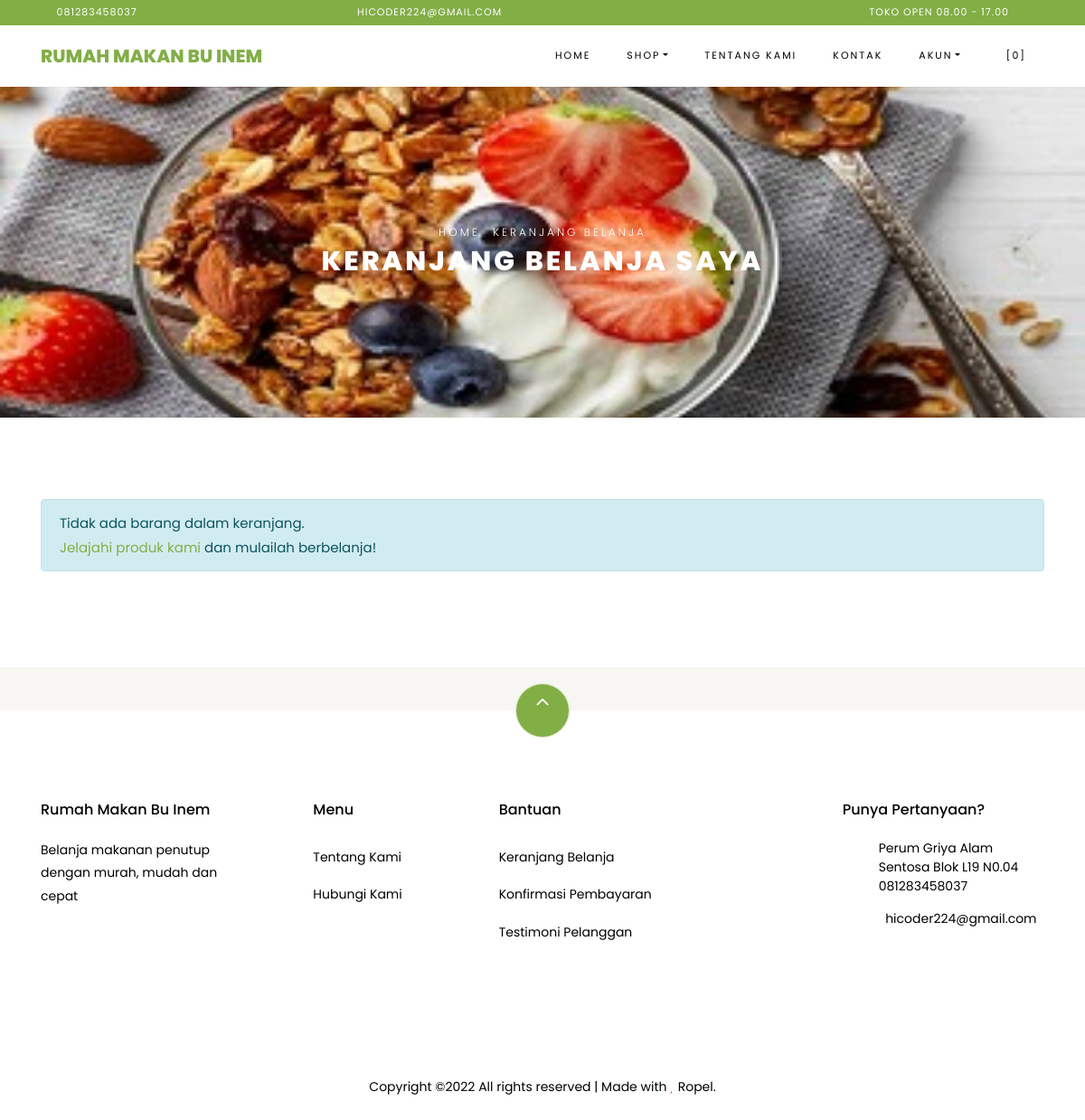
The app's page /index.php/shop/cart with its own data.
### tables this page shows
CREATE TABLE `settings` (
  `id` int(10) NOT NULL,
  `key` varchar(32) NOT NULL,
  `content` text NOT NULL
);

### application/views/themes/vegefoods/shop/cart.php (the view, shortened to what the rows shown need)
<div class="hero-wrap hero-bread" style="background-image: url('<?php echo get_theme_uri('images/bg_10.jpg'); ?>');">
  <div class="container">
    <div class="row no-gutters slider-text align-items-center justify-content-center">
      <div class="col-md-9 ftco-animate text-center">
        <p class="breadcrumbs"><span class="mr-2"><?php echo anchor(base_url(), 'Home'); ?></span> <span>Keranjang Belanja</span></p>
        <h1 class="mb-0 bread">Keranjang Belanja Saya</h1>
      </div>
    </div>
  </div>
</div>
<section class="ftco-section ftco-Keranjang Belanja">
  <div class="container">
    <?php if (count($carts) > 0) : ?>
      <form action="<?php echo site_url('shop/checkout'); ?>" method="POST">
        <div class="row">
          <div class="col-md-12 ftco-animate">
            <div class="cart-list">
              <table class="table">
                <thead class="thead-primary">
                  <tr class="text-center">
                    <th>Aksi</th>
                    <th>&nbsp;</th>
                    <th>Produk</th>
                    <th>Harga</th>
                    <th>Kuantitas</th>
                    <th>Sub Total</th>
                  </tr>
                </thead>
                <tbody>
                  <?php $i = 0;
                  foreach ($carts as $item) : ?>
                    <tr class="text-center cart-<?php echo $item['rowid']; ?>">
                      <td class="product-remove"><a href="#" class="remove-item" data-rowid="<?php echo $item['rowid']; ?>"><span class="ion-ios-close"></span></a></td>
                      <td class="image-prod">
                        <div class="img img-fluid rounded" style="background-image:url(<?php echo get_product_image($item['id']); ?>);"></div>
                      </td>
                      <td class="product-name">
                        <h3><?php echo $item['name']; ?></h3>
                      </td>
                      <input type="hidden" name="item[<?= $i ?>]" value="<?= $item['name']; ?>">
                      <td class="price">Rp <?php echo format_rupiah($item['price']); ?></td>
                      <input type="hidden" id="harga<?= $i ?>" name="prc[<?= $i; ?>]" onkeyup="qq();" value="<?= $item['price'] ?>">
                      <td class="quantity">
                        <div class="input-group mb-3">
                          <input type="text" id="total<?= $i ?>" onkeyup="qq();" name="quantity[<?php echo $item['rowid']; ?>]" class="quantity form-control input-number" value="<?php echo $item['qty']; ?>" min="1" max="100" required>
                        </div>
            </div>
            <?php if ($this->session->flashdata('error1')) { ?>
              <div class="error1" data-error="<?= $this->session->userdata('error1'); ?>"></div>
            <?php $this->session->unset_userdata('error1');
                    } ?>
            <?php if ($this->session->flashdata('error')) { ?>
              <div class="error" data-error="<?= $this->session->userdata('error'); ?>"></div>
            <?php $this->session->unset_userdata('error');
                    } ?>
            </td>
            <td class="total" id="tot<?= $i ?>">Rp <?php echo format_rupiah($item['subtotal']); ?></td>
            </tr>
          <?php $i++;
                  endforeach; ?>
          <input type="hidden" id="angka" value="<?= count($carts) ?>">
          <input type="hidden" id="newangka" value="<?= count($carts) ?>">
          </tbody>
          </table>
          </div>
        </div>
  </div>
  <div class="row justify-content-end">
    <div class="col-lg-4 mt-5 cart-wrap ftco-animate">
      <div class="cart-total mb-3">
        <h3>Kode Kupon</h3>
        <p>Punya kode kupon? Gunakan kupon kamu untuk mendapatkan potongan harga menarik</p>
        <div class="form-group">
          <label for="code">Kode:</label>
          <input id="code" name="coupon_code" type="text" class="form-control text-left px-3" placeholder="">
        </div>
      </div>
    </div>
    <div class="col-lg-4 mt-5 cart-wrap ftco-animate">
      <div class="cart-total mb-3">
        <h3>Rincian Keranjang</h3>
        <input type="hidden" value="<?= $total_cart ?>" id="subtott">
        <p class="d-flex">
          <span>Subtotal</span>
          <span class="n-subtotal font-weight-bold total1">
            Rp <?php echo format_rupiah($total_cart); ?>
            <span>
            </span>
        </p>
        <div style="display:block" id="pilih">
          <select class="form-control dropdown-toggle pp" name="ongkir" id="qqp" data-toggle="select" title="Simple select" data-live-search="true" data-live-search-placeholder="Search ..." onchange="qq()">
            <option value="">Pilih Wilayah Pengiriman
            </option>
            <?php foreach ($ongkir as $ongkip) : ?>
              <option value="<?php echo $ongkip->tarif; ?>"><?php echo $ongkip->wilayah; ?> (Rp.<?= format_rupiah($ongkip->tarif) ?>)</option>
            <?php endforeach; ?>
          </select>
        </div>
        <div style="display:none" id="ongkirl">
          <p class="d-flex">
            <span>Biaya pengiriman</span>
            <input type="hidden" value="<?= get_settings('min_shop_to_free_shipping_cost') ?>" class="minpem">
            <?php if ($total_cart >= get_settings('min_shop_to_free_shipping_cost')) : ?>
              <span class="n-ongkir font-weight-bold total2">Gratis</span>
            <?php else : ?>
              <span class="n-ongkir font-weight-bold total2"></span>
            <?php endif; ?>
          </p>
        </div>
        <hr>
        <div style="display:none" id="restot">
          <p class="d-flex total-price">
            <span>Total</span>
            <span class="n-total font-weight-bold pot">Rp.<?= format_rupiah($total_cart) ?></span>
          </p>
        </div>
      </div>
      <div id="buton" style="display:none">
        <p><button type="submit" class="btn btn-primary px-4">Bayar</button></p>
      </div>
    </div>
  </div>
  </form>
<?php else : ?>
  <div class="row">
    <div class="col-md-12 ftco-animate">
      <div class="alert alert-info"> Tidak ada barang dalam keranjang.<br><?php echo anchor('', 'Jelajahi produk kami'); ?> dan mulailah berbelanja!</div>
    </div>
  </div>
<?php endif; ?>
</div>
</section>

### application/views/themes/vegefoods/header.php (shortened to what the rows shown need)
<!DOCTYPE html>
<html lang="en">
<head>
	<link href="https://cdn.jsdelivr.net/npm/bootstrap@5.1.3/dist/css/bootstrap.min.css" rel="stylesheet">
	<link rel="stylesheet" href="<?php echo get_theme_uri('css/open-iconic-bootstrap.min.css'); ?>">
	<link rel="stylesheet" href="<?php echo get_theme_uri('css/animate.css'); ?>">
	<link rel="stylesheet" href="<?php echo get_theme_uri('css/owl.carousel.min.css'); ?>">
	<link rel="stylesheet" href="<?php echo get_theme_uri('css/owl.theme.default.min.css'); ?>">
	<link rel="stylesheet" href="<?php echo get_theme_uri('css/magnific-popup.css'); ?>">
	<link rel="stylesheet" href="<?php echo get_theme_uri('css/aos.css'); ?>">
	<link rel="stylesheet" href="<?php echo get_theme_uri('css/ionicons.min.css'); ?>">
	<link rel="stylesheet" href="<?php echo get_theme_uri('js/plugins/@fortawesome/fontawesome-free/css/all.min.css', 'argon'); ?>">
	<link rel="stylesheet" href="<?php echo get_theme_uri('css/bootstrap-datepicker.css'); ?>">
	<link rel="stylesheet" href="<?php echo get_theme_uri('css/jquery.timepicker.css'); ?>">
	<link rel="stylesheet" href="<?php echo get_theme_uri('css/flaticon.css'); ?>">
	<link rel="stylesheet" href="<?php echo get_theme_uri('css/icomoon.css'); ?>">
	<link rel="stylesheet" href="<?php echo get_theme_uri('css/style.css'); ?>">
	<link rel="stylesheet" href="<?php echo base_url('assets/plugins/toastr/toastr.min.css'); ?>">
</head>
<body class="goto-here">
	<div class="py-1 bg-primary">
		<div class="container">
			<div class="row no-gutters d-flex align-items-start align-items-center px-md-0">
				<div class="col-lg-12 d-block">
					<div class="row d-flex">
						<div class="col-md pr-4 d-flex topper align-items-center">
							<div class="icon mr-2 d-flex justify-content-center align-items-center"><span class="icon-phone2"></span></div>
							<span class="text"><?php echo get_settings('store_phone_number'); ?></span>
						</div>
						<div class="col-md pr-4 d-flex topper align-items-center">
							<div class="icon mr-2 d-flex justify-content-center align-items-center"><span class="icon-paper-plane"></span></div>
							<span class="text"><?php echo get_settings('store_email'); ?></span>
						</div>
						<div class="col-md-5 pr-4 d-flex topper align-items-center text-lg-right">
							<span class="text"><?php echo get_settings('store_tagline'); ?></span>
						</div>
					</div>
				</div>
			</div>
		</div>
	</div>
	<nav class="navbar navbar-expand-lg navbar-dark ftco_navbar bg-dark ftco-navbar-light" id="ftco-navbar">
		<div class="container">
			<a class="navbar-brand" href="<?php echo base_url(); ?>"><?php echo get_store_name(); ?></a>
			<div class="collapse navbar-collapse" id="ftco-nav">
				<ul class="navbar-nav ml-auto">
					<li class="nav-item active"><a href="<?php echo base_url(); ?>" class="nav-link">Home</a></li>
					<li class="nav-item dropdown">
						<a class="nav-link dropdown-toggle" href="#" id="dropdown04" data-toggle="dropdown" aria-haspopup="true" aria-expanded="false">Shop</a>
					</li>
					<li class="nav-item"><a href="<?php echo site_url('pages/about'); ?>" class="nav-link">Tentang Kami</a></li>
					<li class="nav-item"><a href="<?php echo site_url('pages/contact'); ?>" class="nav-link">Kontak</a></li>
					<li class="nav-item dropdown">
						<a class="nav-link dropdown-toggle" href="#" id="dropdown05" data-toggle="dropdown" aria-haspopup="true" aria-expanded="false">Akun</a>
					</li>
					<li class="nav-item cta cta-colored"><a href="<?php echo site_url('shop/cart'); ?>" class="nav-link"><span class="icon-shopping_cart"></span>[<span class="cart-item-total">0</span>]</a></li>
				</ul>
			</div>
		</div>
	</nav>

### application/views/themes/vegefoods/footer.php (shortened to what the rows shown need)
<section class="ftco-section ftco-no-pt ftco-no-pb py-5 bg-light">
  <div class="container py-4">
  </div>
</section>
<footer class="ftco-footer ftco-section ftco-animated">
  <div class="container">
    <div class="row">
      <div class="mouse">
        <a href="#" class="mouse-icon">
          <div class="mouse-wheel"><span class="ion-ios-arrow-up"></span></div>
        </a>
      </div>
    </div>
    <div class="row mb-5">
      <div class="col-md">
        <div class="ftco-footer-widget mb-4">
          <h2 class="ftco-heading-2"><?php echo get_store_name(); ?></h2>
          <p><?php echo get_settings('store_description'); ?></p>
          <ul class="ftco-footer-social list-unstyled float-md-left float-lft mt-5">
          </ul>
        </div>
      </div>
      <div class="col-md">
        <div class="ftco-footer-widget mb-4 ml-md-5">
          <h2 class="ftco-heading-2">Menu</h2>
          <ul class="list-unstyled">
            <li><a href="<?php echo site_url('pages/about'); ?>" class="py-2 d-block">Tentang Kami</a></li>
            <li><a href="<?php echo site_url('pages/contact'); ?>" class="py-2 d-block">Hubungi Kami</a></li>
          </ul>
        </div>
      </div>
      <div class="col-md-4">
        <div class="ftco-footer-widget mb-4">
          <h2 class="ftco-heading-2">Bantuan</h2>
          <div class="d-flex">
            <ul class="list-unstyled mr-l-5 pr-l-3 mr-4">
              <li><a href="<?php echo site_url('shop/cart'); ?>" class="py-2 d-block">Keranjang Belanja</a></li>
              <li><a href="<?php echo site_url('customer/payments/confirm'); ?>" class="py-2 d-block">Konfirmasi Pembayaran</a></li>
              <li><a href="<?php echo site_url('shop/testimonial'); ?>" class="py-2 d-block">Testimoni Pelanggan</a></li>
            </ul>
          </div>
        </div>
      </div>
      <div class="col-md">
        <div class="ftco-footer-widget mb-4">
          <h2 class="ftco-heading-2">Punya Pertanyaan?</h2>
          <div class="block-23 mb-3">
            <ul>
              <li><span class="icon icon-map-marker"></span><span class="text"><?php echo get_settings('store_address'); ?></span></li>
              <li><a href="https://wa.me/6281283458037?text=Saya%20ingin%20Bertanya"><span class="icon icon-phone"></span><span class="text"><?php echo get_settings('store_phone_number'); ?></span></a></li>
              <li><a href="mailto:wibowosatrio2002@gmail.com"><span class="icon icon-envelope"></span>&nbsp;&nbsp;<span class="text"> <?php echo get_settings('store_email'); ?></span></a></li>
            </ul>
          </div>
        </div>
      </div>
    </div>
    <div class="row">
      <div class="col-md-12 text-center">
        <p>
          Copyright &copy; All rights reserved | Made with <i class="icon-heart text-danger" aria-hidden="true"></i> Ropel.
        </p>
      </div>
    </div>
  </div>
</footer>
</body>
</html>

### records on screen
settings: content "081283458037"
settings: content "HICODER224@GMAIL.COM", content "hicoder224@gmail.com"
settings: content "TOKO OPEN 08.00 - 17.00"
settings: content "RUMAH MAKAN BU INEM", content "Rumah Makan Bu Inem"
settings: content (picture)
settings: content "Belanja makanan penutup dengan murah, mudah dan cepat"
settings: content "Perum Griya Alam Sentosa Blok L19 N0.04"

### other values on screen
anchor(base_url(), 'Home') "HOME"
anchor('', 'Jelajahi produk kami') "Jelajahi produk kami"
